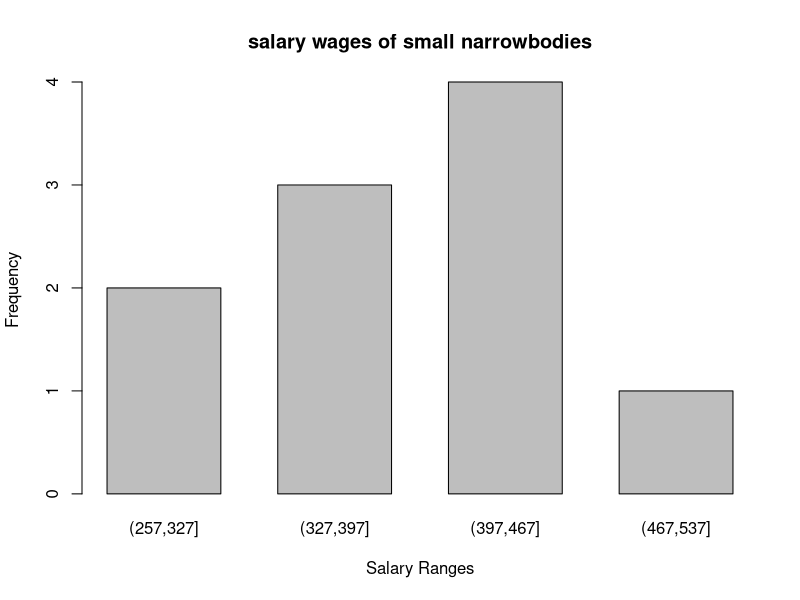
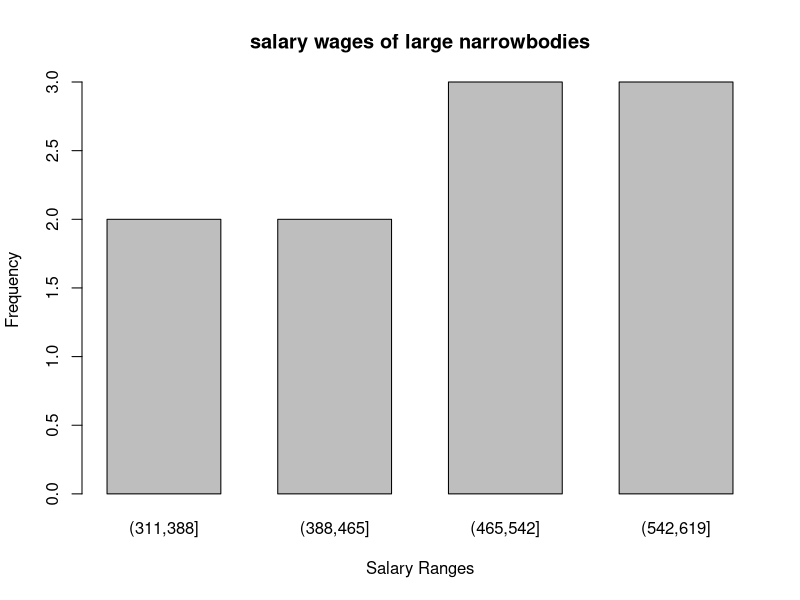
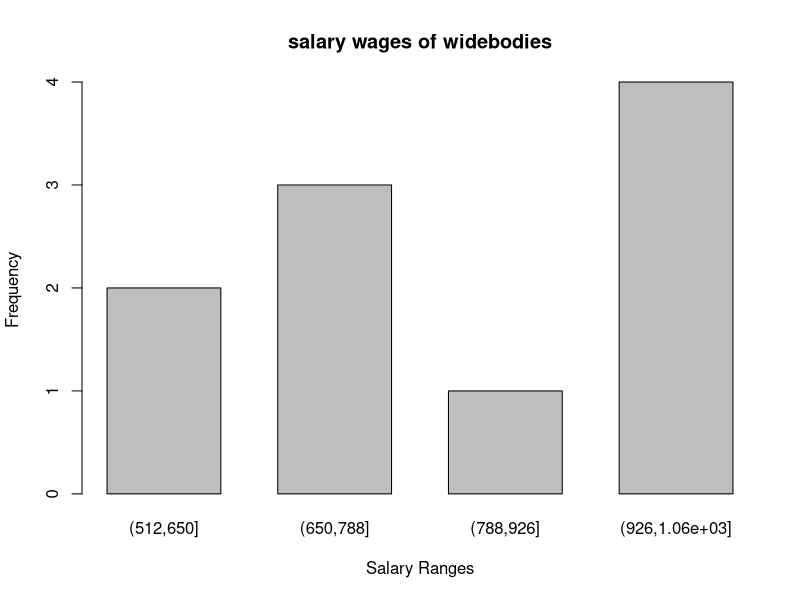
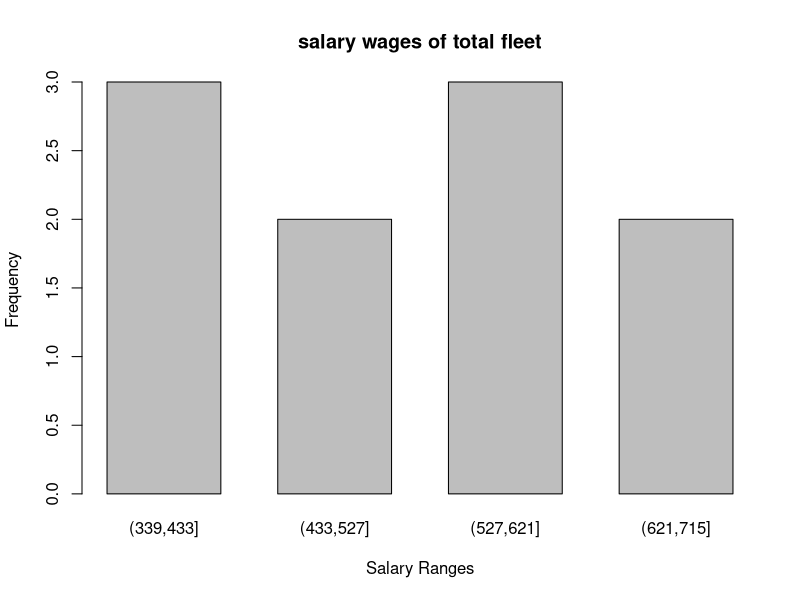

R code for these plots, in order:
# Snigdha Das(ID_22024012)
# Changes should be made to the working directory for using it in other PC. 
library(readxl)


setwd("F:/Rstudio codes/MAT_4509")
#variable with my ID
id<-12

# load dataset
xl_data <- read_excel("United Airlines Aircraft Operating Statistics- Cost Per Block Hour (Unadjusted).xls", range = "b2:w158")

# creating function to salarys and wages data by row
#took the same number of data input as my id's last two digits.
get_salary_wages <- function(row_num, data = xl_data){
  return((as.numeric(data[row_num, 1:id+1])))
}



# Extract salary and wages data for different fleets
salary_wages_snbodies <- get_salary_wages(6)  
salary_wages_lnbodies <- get_salary_wages(45) 
salary_wages_wbodies <- get_salary_wages(84)
salary_wages_tfleet <- get_salary_wages(123)


get_modes <- function(data) {
  freq_table <- table(data)
  max_freq <- max(freq_table)
  modes <- as.numeric(freq_table[freq_table == max_freq])
  if (length(modes) == length(data)) {
    return(NULL)
  }
  return(modes)
}
make_Freq_Dis <- function(
    wage_data) {
  # number of observations
  n <- length(wage_data)
  
  # calculating the value of k (smallest k such that 2^k > n)
  k <- 0
  for (i in 1:(n / 2)) {
    if (2^i > n) {
      k <- i
      break
    }
  }
  
  # calculating class interval ( interval >= (max - min)/k)
  min_salary <- min(wage_data)
  max_salary <- max(wage_data)
  class_interval <- (max_salary - min_salary) / k
  class_interval <- ceiling(class_interval)
  
  
  
  # Creating breakpoints
  break_points <- seq(
    min_salary - (class_interval / 2),
    max_salary + (class_interval / 2),
    by = class_interval
  )
  
  # Creating frequency distribution
  salary_bins <- cut(wage_data, breaks = break_points, right = TRUE)
  frequency_distribution <- table(salary_bins)
  
  return(frequency_distribution)
}
print_analysis <- function(wage_data, title) {
  mean <- mean(wage_data)
  median <- median(wage_data)
  modes <- get_modes(wage_data)
  sample_sd <- sd(wage_data) # sample
  sample_var <- var(wage_data) # sample
  quartiles <- quantile(wage_data, probs = c(0.25, 0.5, 0.75))
  tenth_percentile <- quantile(wage_data, probs = 0.10)
  ninth_decile <- quantile(wage_data, probs = 0.90)
  range <- max(wage_data) - min(wage_data)
  
  # print results
  cat("Analysis of ", title, "::\n")
  cat("Mean:", mean, "\n")
  cat("Median:", median, "\n")
  if (is.null(modes) || length(modes) == 0) {
    cat("Modes: None\n")
  } else {
    cat("Modes:", paste(modes, collapse = ", "), "\n")
  }
  
  cat("Sample Standard Deviation:", sample_sd, "\n")
  cat("Sample Variance:", sample_var, "\n")
  cat("Quartiles (Q1, Q2, Q3):", quartiles, "\n")
  cat("10th Percentile:", tenth_percentile, "\n")
  cat("9th Decile:", ninth_decile, "\n")
  cat("Range:", range, "\n")
  cat("\n\n")
}
 set_window_size <- function() {
  windows(width = 1800 / 100, height = 1080 / 100)
}

plot_histogram <- function(frequency_distribution, title,xlim,ylim) {
  set_window_size()
  barplot(frequency_distribution,
          main = title,
          xlab = "Salary Ranges",
          ylab = "Frequency",
          col = "gray",
          border = "black",
          space = 0.5, # No space between bars
          width = 1 # Adjust width to fill the space better
  )
  
}

# get frequency distribution (i)
SN_freq_dis <- make_Freq_Dis(salary_wages_snbodies)
LN_freq_dis <- make_Freq_Dis(salary_wages_lnbodies)
WB_freq_dis <- make_Freq_Dis(salary_wages_wbodies)
TO_freq_dis <- make_Freq_Dis(salary_wages_tfleet)

# print Frequency Distribution
cat("Frequency Distribution for Small Narrowbodies:\n")
print(SN_freq_dis)
cat("\nFrequency Distribution for Large Narrowbodies:\n")
print(LN_freq_dis)
cat("\nFrequency Distribution for Widebodies:\n")
print(WB_freq_dis)
cat("\nFrequency Distribution for Total Fleet:\n")
print(TO_freq_dis)

# print analysis (ii)
print_analysis(salary_wages_snbodies, "salary wages of small narrowbodies")
print_analysis(salary_wages_lnbodies, "salary wages of large narrowbodies")
print_analysis(salary_wages_wbodies, "salary wages of widebodies")
print_analysis(salary_wages_tfleet, "salary wages of total fleet")

# histogram using i. (iii)
plot_histogram(SN_freq_dis, "salary wages of small narrowbodies")
plot_histogram(LN_freq_dis, "salary wages of large narrowbodies")
plot_histogram(WB_freq_dis, "salary wages of widebodies")
plot_histogram(TO_freq_dis, "salary wages of total fleet")
